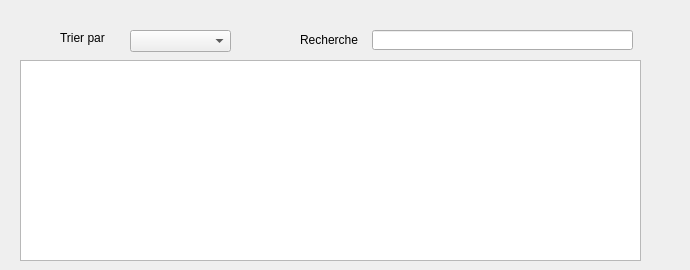
     <widget class="QWidget" name="Consulter_2">
      <attribute name="title">
       <string>Consulter</string>
      </attribute>
      <widget class="QTableView" name="tableView_depense">
       <property name="geometry">
        <rect>
         <x>20</x>
         <y>60</y>
         <width>621</width>
         <height>201</height>
        </rect>
       </property>
      </widget>
      <widget class="QLabel" name="label_29">
       <property name="geometry">
        <rect>
         <x>610</x>
         <y>100</y>
         <width>71</width>
         <height>81</height>
        </rect>
       </property>
       <property name="text">
        <string/>
       </property>
       <property name="pixmap">
        <pixmap>../Load.png</pixmap>
       </property>
      </widget>
      <widget class="QLineEdit" name="recherche_depense">
       <property name="geometry">
        <rect>
         <x>372</x>
         <y>30</y>
         <width>261</width>
         <height>20</height>
        </rect>
       </property>
      </widget>
      <widget class="QComboBox" name="comboBox_tri_dp">
       <property name="geometry">
        <rect>
         <x>130</x>
         <y>30</y>
         <width>101</width>
         <height>22</height>
        </rect>
       </property>
      </widget>
      <widget class="QLabel" name="label_35">
       <property name="geometry">
        <rect>
         <x>60</x>
         <y>30</y>
         <width>61</width>
         <height>16</height>
        </rect>
       </property>
       <property name="text">
        <string>Trier par</string>
       </property>
      </widget>
      <widget class="QLabel" name="label_36">
       <property name="geometry">
        <rect>
         <x>300</x>
         <y>30</y>
         <width>71</width>
         <height>20</height>
        </rect>
       </property>
       <property name="text">
        <string>Recherche</string>
       </property>
      </widget>
     </widget>
